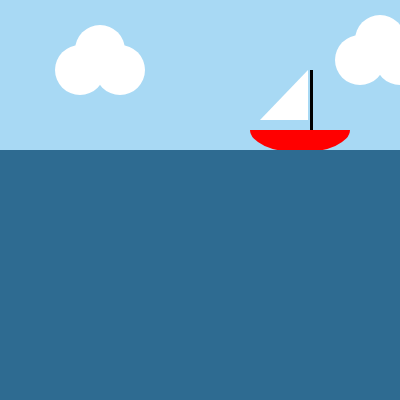
Frame 1 (no input)
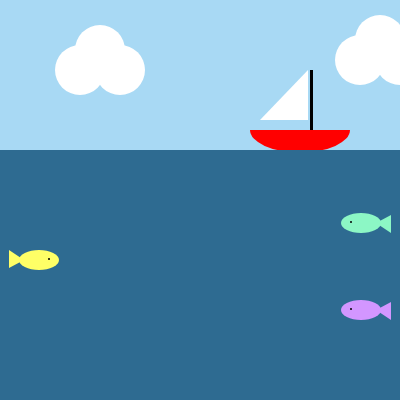
Frame 60 (no input)
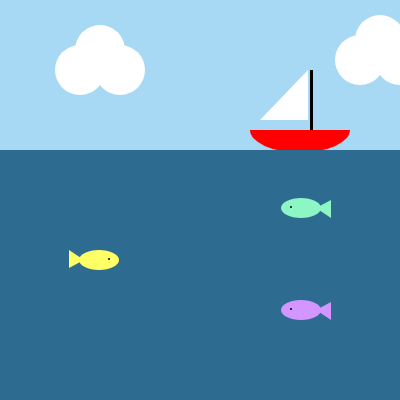
Frame 120 (the mouse pressed at the canvas centre since frame 60)

The p5.js sketch that drew these frames (run headless with seeded random() and noise() and a simulated clock; from frame 60 on, the mouse is pressed at the canvas centre):

// p5.js sketch
// ── sketch.js
function setup() {
  createCanvas(400, 400);
  xPos = 400;
  yPos = 300;

  zPos = 400;
  mPos = 200;
  
  gPos=0
  wPos=300

  a = 1
}

function draw() {

  //background(46, 107, 145);
  noStroke() //lucht en wolken

  fill(168, 217, 244) //lucht
  rect(0, 0, 400, 150) //lucht

  zeilboot();

  fill(46, 107, 145) //zee
  rect(0, 150, 400, 250) //zee

  wolk(0, 0);
  wolk(280, -10);

  //text(mouseX, 50, 50);
  //text(mouseY, 50, 100);

    
   visje(gPos,wPos-30,255, 255, 102);
   
    gPos=gPos+1;
    if(gPos>400){
      gPos=gPos-400;
    }


  vis(xPos, yPos, 211, 150, 255);
  
  xPos = xPos - 1;
  

  if (xPos < 0) {
    xPos = xPos + 400;
  }


  vis(zPos, mPos, 140, 247, 197)

  zPos = zPos - 1;

  mPos = mPos - a
  if (mPos < 190) {
    a = -0.5
  }

  if (mPos > 220) {
    a = 0.5
  }

  if (zPos < 0) {
    zPos = zPos + 400
    
   visje(gPos,wPos,84,89,24);
   
    gPos=gPos+1;
    if(gPos>400){
      gPos=gPos-400;
    }


  }

}




function zeilboot() {
  fill(255, 0, 0);
  arc(300, 130, 100, 45, 0, PI + 0, CHORD);
  fill(0)
  rect(310, 70, 3, 60)
  fill(255)
  triangle(308, 70, 308, 120, 260, 120)

}



function wolk(x, y) {
  fill(255) //wolken
  ellipse(x + 80, y + 70, 50) //wolken
  ellipse(x + 100, y + 50, 50) //wolken
  ellipse(x + 120, y + 70, 50) //wolken

}


function vis(x, y, r, g, b) {
  fill(r, g, b)
  ellipse(x + 20, y + 10, 40, 20)
  triangle(x + 35, y + 10, x + 50, y + 2, x + 50, y + 20)
  fill(0)
  ellipse(x + 10, y + 9, 2)
}


function visje(x, y, r, g, b) {
  fill(r, g, b)
  ellipse(x - 20, y -10, 40, 20)
  triangle(x -35, y -10, x - 50, y - 2, x - 50, y - 20)
  fill(0)
  ellipse(x - 10, y -11, 2)
}


// ── style.css
html, body {
  margin: 0;
  padding: 0;
  background-color: #ffdf80;
}
canvas {
  display: block;
}


p {
  font-family: verdana;
  font-size: 20px;
}

h1 {
  font-family: verdana;
  font-size: 20px;
}

h1 {
  border-style: dotted;
  border-width: 2px;
}
h1 {
  text-align: center;
}

p {  text-align: center;
}
